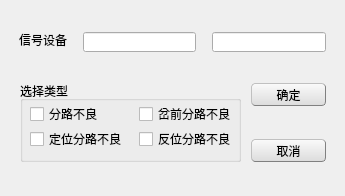
<?xml version="1.0" encoding="UTF-8"?>
<ui version="4.0">
 <class>PoorShuntDlg</class>
 <widget class="QWidget" name="PoorShuntDlg">
  <property name="geometry">
   <rect>
    <x>0</x>
    <y>0</y>
    <width>345</width>
    <height>196</height>
   </rect>
  </property>
  <property name="windowTitle">
   <string>设置分路不良窗口</string>
  </property>
  <widget class="QLabel" name="label">
   <property name="geometry">
    <rect>
     <x>19</x>
     <y>32</y>
     <width>48</width>
     <height>16</height>
    </rect>
   </property>
   <property name="text">
    <string>信号设备</string>
   </property>
  </widget>
  <widget class="QLineEdit" name="lineEdit">
   <property name="geometry">
    <rect>
     <x>83</x>
     <y>32</y>
     <width>113</width>
     <height>20</height>
    </rect>
   </property>
  </widget>
  <widget class="QLineEdit" name="lineEdit_2">
   <property name="geometry">
    <rect>
     <x>212</x>
     <y>32</y>
     <width>114</width>
     <height>20</height>
    </rect>
   </property>
  </widget>
  <widget class="QGroupBox" name="groupBox">
   <property name="geometry">
    <rect>
     <x>20</x>
     <y>81</y>
     <width>221</width>
     <height>81</height>
    </rect>
   </property>
   <property name="title">
    <string>选择类型</string>
   </property>
   <widget class="QCheckBox" name="checkBox">
    <property name="geometry">
     <rect>
      <x>10</x>
      <y>25</y>
      <width>71</width>
      <height>16</height>
     </rect>
    </property>
    <property name="text">
     <string>分路不良</string>
    </property>
    <property name="checkable">
     <bool>false</bool>
    </property>
   </widget>
   <widget class="QCheckBox" name="checkBox_2">
    <property name="geometry">
     <rect>
      <x>119</x>
      <y>25</y>
      <width>95</width>
      <height>16</height>
     </rect>
    </property>
    <property name="text">
     <string>岔前分路不良</string>
    </property>
    <property name="checkable">
     <bool>false</bool>
    </property>
    <property name="checked">
     <bool>false</bool>
    </property>
   </widget>
   <widget class="QCheckBox" name="checkBox_3">
    <property name="geometry">
     <rect>
      <x>10</x>
      <y>50</y>
      <width>95</width>
      <height>16</height>
     </rect>
    </property>
    <property name="text">
     <string>定位分路不良</string>
    </property>
    <property name="checkable">
     <bool>false</bool>
    </property>
   </widget>
   <widget class="QCheckBox" name="checkBox_4">
    <property name="geometry">
     <rect>
      <x>119</x>
      <y>50</y>
      <width>95</width>
      <height>16</height>
     </rect>
    </property>
    <property name="text">
     <string>反位分路不良</string>
    </property>
    <property name="checkable">
     <bool>false</bool>
    </property>
   </widget>
  </widget>
  <widget class="QPushButton" name="pushButton">
   <property name="geometry">
    <rect>
     <x>251</x>
     <y>83</y>
     <width>75</width>
     <height>23</height>
    </rect>
   </property>
   <property name="styleSheet">
    <string notr="true">QPushButton{background-color: rgb(240, 240, 240);}
QPushButton{border:1px groove gray;border-radius:4px;padding:2px 4px;border-style:outset;}
QPushButton:hover{background-color: rgb(229, 241, 251);color:black}
QPushButton:pressed{background-color: rgb(204, 228, 247);border-style:inset}
QPushButton{background-color: qlineargradient(spread:pad, x1:0, y1:1, x2:0, y2:0, stop:0 rgba(220, 220, 220, 255), stop:1 rgba(250, 250, 250, 255));}</string>
   </property>
   <property name="text">
    <string>确定</string>
   </property>
  </widget>
  <widget class="QPushButton" name="pushButton_2">
   <property name="geometry">
    <rect>
     <x>251</x>
     <y>139</y>
     <width>75</width>
     <height>23</height>
    </rect>
   </property>
   <property name="styleSheet">
    <string notr="true">QPushButton{background-color: rgb(240, 240, 240);}
QPushButton{border:1px groove gray;border-radius:4px;padding:2px 4px;border-style:outset;}
QPushButton:hover{background-color: rgb(229, 241, 251);color:black}
QPushButton:pressed{background-color: rgb(204, 228, 247);border-style:inset}
QPushButton{background-color: qlineargradient(spread:pad, x1:0, y1:1, x2:0, y2:0, stop:0 rgba(220, 220, 220, 255), stop:1 rgba(250, 250, 250, 255));}</string>
   </property>
   <property name="text">
    <string>取消</string>
   </property>
  </widget>
  <zorder>groupBox</zorder>
  <zorder>label</zorder>
  <zorder>lineEdit</zorder>
  <zorder>lineEdit_2</zorder>
  <zorder>pushButton</zorder>
  <zorder>pushButton_2</zorder>
 </widget>
 <resources/>
 <connections/>
</ui>
